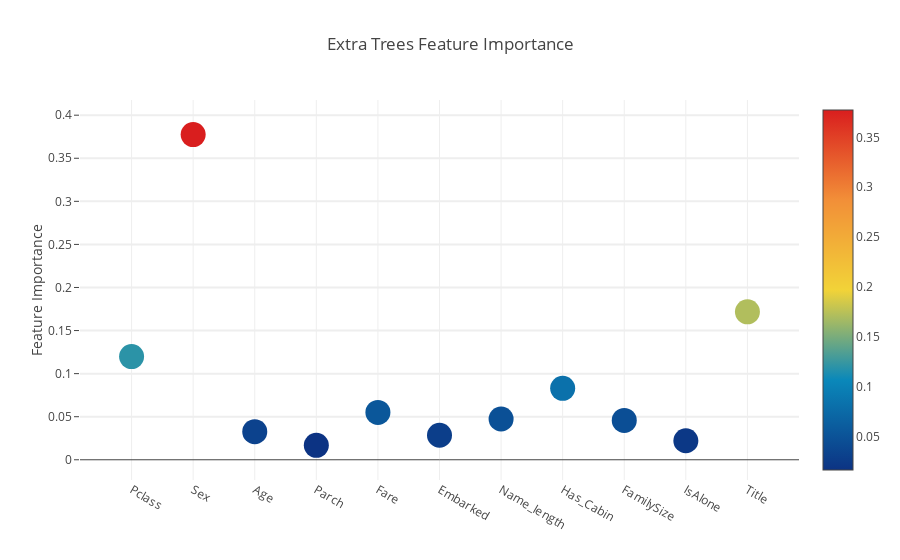

The notebook cell this image was saved under:
### Code cell
# Scatter plot 
trace = go.Scatter(
    y = feature_dataframe['Extra Trees  feature importances'].values,
    x = feature_dataframe['features'].values,
    mode='markers',
    marker=dict(
        sizemode = 'diameter',
        sizeref = 1,
        size = 25,
#       size= feature_dataframe['AdaBoost feature importances'].values,
        #color = np.random.randn(500), #set color equal to a variable
        color = feature_dataframe['Extra Trees  feature importances'].values,
        colorscale='Portland',
        showscale=True
    ),
    text = feature_dataframe['features'].values
)
data = [trace]

layout= go.Layout(
    autosize= True,
    title= 'Extra Trees Feature Importance',
    hovermode= 'closest',
#     xaxis= dict(
#         title= 'Pop',
#         ticklen= 5,
#         zeroline= False,
#         gridwidth= 2,
#     ),
    yaxis=dict(
        title= 'Feature Importance',
        ticklen= 5,
        gridwidth= 2
    ),
    showlegend= False
)

fig = go.Figure(data=data, layout=layout)
py.iplot(fig,filename='scatter2010')

### Figure 1 — Plotly figure (JSON) as saved in the notebook; plotly's stock layout.template omitted (floating-point values rounded to 4 significant figures)
{"data": [{"marker": {"color": [0.1198, 0.3774, 0.03263, 0.01672, 0.05501, 0.02851, 0.04733, 0.08297, 0.04571, 0.02213, 0.1717], "colorscale": "Portland", "showscale": true, "size": 25, "sizemode": "diameter", "sizeref": 1}, "mode": "markers", "text": ["Pclass", "Sex", "Age", "Parch", "Fare", "Embarked", "Name_length", "Has_Cabin", "FamilySize", "IsAlone", "Title"], "type": "scatter", "x": ["Pclass", "Sex", "Age", "Parch", "Fare", "Embarked", "Name_length", "Has_Cabin", "FamilySize", "IsAlone", "Title"], "y": [0.1198, 0.3774, 0.03263, 0.01672, 0.05501, 0.02851, 0.04733, 0.08297, 0.04571, 0.02213, 0.1717]}], "layout": {"autosize": true, "hovermode": "closest", "showlegend": false, "title": "Extra Trees Feature Importance", "yaxis": {"gridwidth": 2, "ticklen": 5, "title": "Feature Importance"}}}
